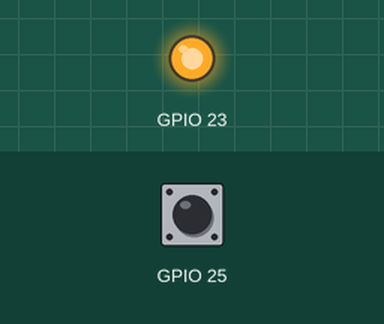
Simulated run of this program. Board: Raspberry Pi (BCM pin numbers). Shown: output pins drawn as LEDs (lit = HIGH). Inputs (shaded band) come from the test bench; at power-on: GPIO 25 HIGH.

Above: at 0.1 s.
Timing chart, 0 to 1.6 s (numbered marks = the images above):
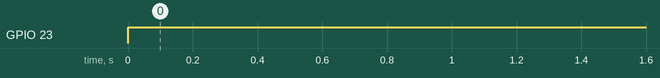

The program:

gpiocontrol.py
```python
#!/usr/bin/env python

"""
"""

import RPi.GPIO as gpio
import subprocess

__author__ = 'wil-langford'

gpio.setmode(gpio.BCM)

gpio.setup(23, gpio.OUT)
gpio.output(23, True)

gpio.setup(25, gpio.IN, pull_up_down=gpio.PUD_UP)
gpio.wait_for_edge(25, gpio.FALLING)
subprocess.call(['/sbin/poweroff'])
```

Measured:
- by itself, GPIO 23: LOW → HIGH at 0.00 s
